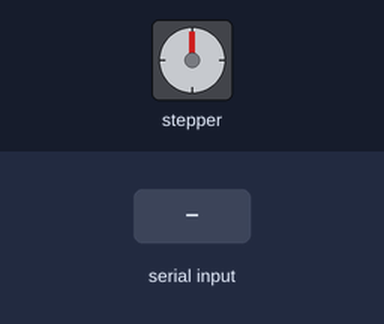
Bench run of a sketch on a simulated Arduino Uno, built with avr-gcc and run on an emulated ATmega328P. On the bench: stepper motor. The test bench sets the inputs (shaded band). Stepper angles assume 200 steps per turn.

Above: at 1.2 s.
1.3 s: "90,45\n" received over Serial
At 1.75 s:
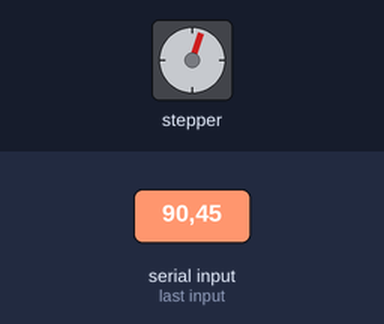
At 2.35 s:
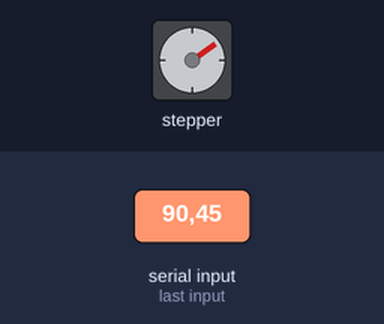
4.3 s: "30,150\n" received over Serial
At 11.8 s:
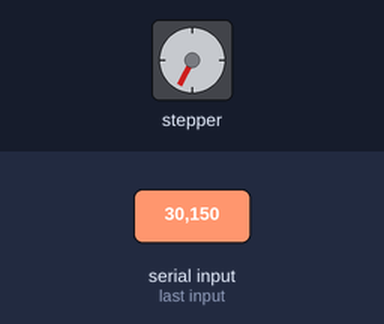
Timing chart, 0 to 13.3 s (numbered marks = the images above; inputs shaded):
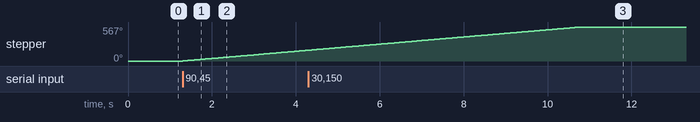

Measured:
- after the input at 1.3 s, stepper: keeps turning clockwise at about 60°/s, starting at once

The sketch:

Star-Tracking-Mount-Using-Lib.ino
```cpp
#include <Stepper.h>

int firstPin = 12;
int secondPin = 11;
int thirdPin = 9;
int fourthPin = 8;

Stepper motor(200, firstPin, secondPin, thirdPin, fourthPin);

void setup() {
  // put your setup code here, to run once:
  pinMode(firstPin, OUTPUT);
  pinMode(secondPin, OUTPUT);
  pinMode(thirdPin, OUTPUT);
  pinMode(fourthPin, OUTPUT);

  Serial.begin(9600);
  motor.setSpeed(10);
}

void loop() {
  // put your main code here, to run repeatedly:
  if(Serial.available()) {
    int steps = Serial.parseInt();
    motor.step(steps);
  }
}
```
